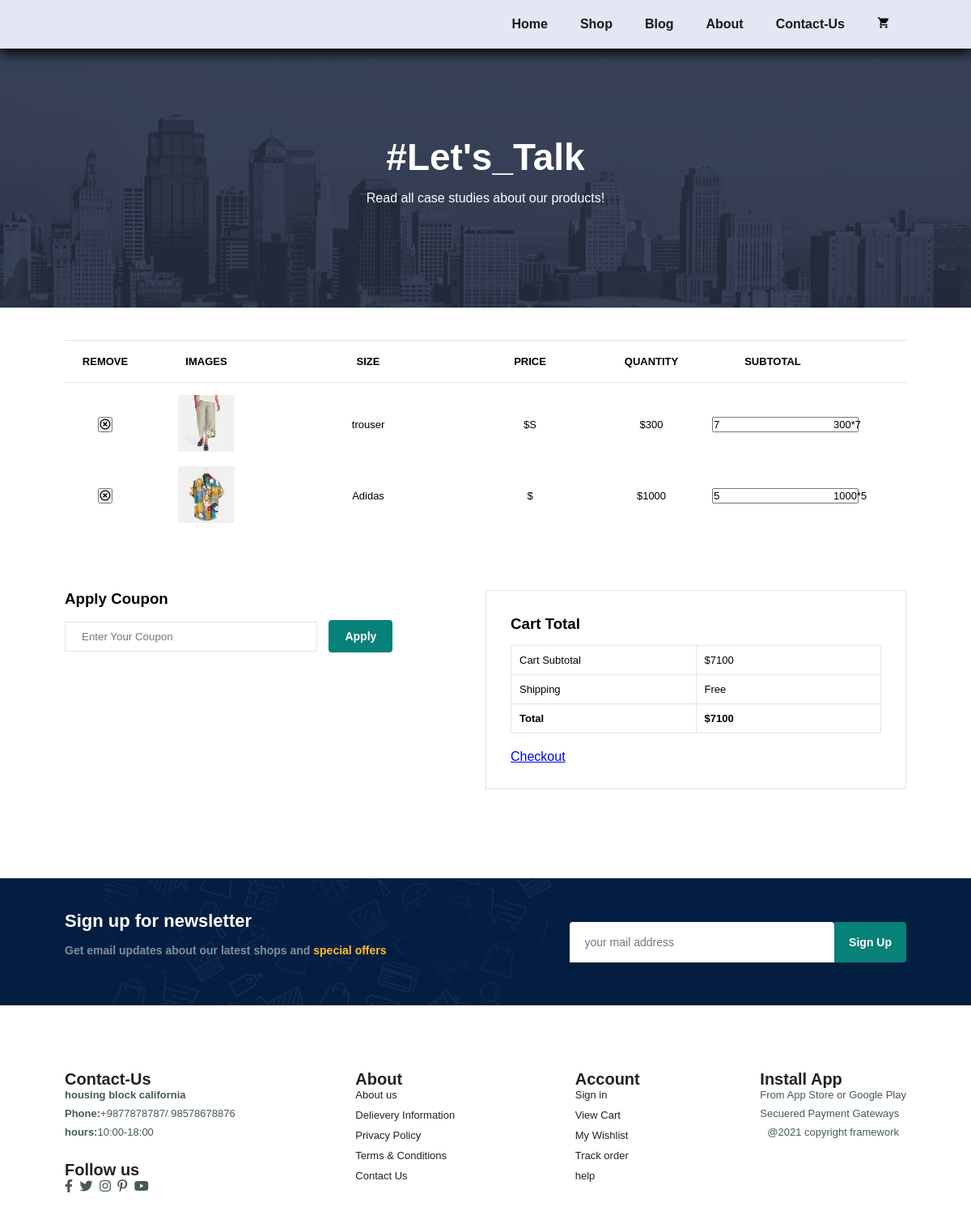
The app's page /cart (signed in) with its own data.
### home/models.py (models this page shows, shortened)
class CartItem(models.Model):
    product = models.ForeignKey(Product, on_delete=models.CASCADE)
    quantity = models.PositiveIntegerField(default=1)
    size=models.CharField(max_length=3,default="s")
    user = models.ForeignKey(User, on_delete=models.CASCADE)

class Product(models.Model):
    GENDER_CHOICES = [
        ('M', 'Male'),
        ('F', 'Female'),
    ]
    id=models.AutoField(primary_key=True)
    product_name = models.CharField(max_length=50)
    desc = models.CharField(max_length=300)
    Category = models.CharField(max_length=300,default="")
    SubCategory = models.CharField(max_length=300,default="")
    price = models.IntegerField(default=0)
    pub_date = models.DateField()
    image = models.ImageField(upload_to='products/images/',default="")
    brand = models.CharField(max_length=50,default="Zara")
    rating=models.IntegerField(default=5)
    gender = models.CharField(max_length=1, choices=GENDER_CHOICES,default="Male")

### home/views.py (the view)
# urls.py: path("cart", views.cart, name='cart'),
def cart(request):
    if request.user.is_anonymous:
        return redirect("/login")
    cart_items = CartItem.objects.filter(user=request.user)
    total = sum(item.product.price * item.quantity for item in cart_items)
    context = {
        'cart_items': cart_items,
        'total': total,
        'active_page': 'cart'
    }
    return render(request, 'cart.html', context)

### templates/cart.html (shortened to what this page needs)
{% extends 'base1.html' %}
{% load static %}
{% block body %}
<section id="page-header" class="about-header">
    <h2>#Let's_Talk</h2>
    <p>Read all case studies about our products!</p>
</section>
<section id="cart" class="section-p1">
    <table width="100%">
        <thead>
            <tr>
                <td>Remove</td>
                <td>Images</td>
                <td>Size</td>
                <td>Price</td>
                <td>Quantity</td>
                <td>Subtotal</td>
            </tr>
        </thead>
        <tbody>
            {% for item in cart_items %}
            <tr>
                 <td>
                    <form action="{% url 'remove_from_cart' item.id %}" method="POST">
                        <button type="submit" class="btn btn-danger btn-lg mx-auto d-block">
                            <i class="far fa-times-circle"></i>
                        </button>
                    </form>
                </td>
                <td><img src="/media/{{ item.product.image }}" alt="{{ item.product.product_name }}"></td>
                <td>{{ item.product.product_name }}</td>
                <td>${{ item.size }}</td>
                <td>${{ item.product.price }}</td>
                <td><input type="number" value="{{ item.quantity }}" readonly></td>
              {%load custom_filters%}
                <td>{{ item.product.price}}*{{item.quantity }}</td>
            </tr>
            {% endfor %}
        </tbody>
    </table>
</section>
<section id="cart-add" class="section-p1">
    <div id="coupon">
        <h3>Apply Coupon</h3>
        <div>
            <input type="text" placeholder="Enter Your Coupon">
            <button class="normal">Apply</button>
        </div>
    </div>
    <div id="subtotal">
        <h3>Cart Total</h3>
        <table>
            <tr>
                <td>Cart Subtotal</td>
                <td>${{ total }}</td>
            </tr>
            <tr>
                <td>Shipping</td>
                <td>Free</td>
            </tr>
            <tr>
                <td><strong>Total</strong></td>
                <td><strong>${{ total }}</strong></td>
            </tr>
        </table>
        <a href="{% url 'Check_out_cart' total %}" class="btn btn-primary normal">Checkout</a>
    </div>
</section>
{% endblock %}

### static/ecom.css (style rules this page uses)
* { margin: 0; padding: 0; box-sizing: border-box; font-family: 'Playfair',sans-serif; }
h2 { font-size: 46px; line-height: 54px; color: #222; }
p { font-size: 16px; color: #465b52; margin: 15px 0 20px 0; }
.section-p1 { padding: 40px 80px; }
button.normal { font-size: 14px; font-weight: 600; padding: 15px 18px; color: black; background-color: #fff; border-radius: 4px; cursor: pointer; border: none; outline: none; transition: 0.2s; }
body { width: 100%; }
#page-header { background-image:url("img/banner/b1.jpg") ; width:100%; height: 40vh; background-size: cover; display: flex; justify-content: center; text-align: center; flex-direction: column; padding: 14px; }
#page-header h2, #page-header p { color:#fff; }
#page-header.about-header { background-image: url("img/about/banner.png"); }
#cart { overflow-x: auto; }
#cart table { width: 100%; border-collapse: collapse; table-layout:fixed ; white-space: nowrap; }
#cart table img { width: 70px; }
#cart table td:nth-child(1) { width: 100px; text-align: center; }
#cart table td:nth-child(2) { width: 150px; text-align: center; }
#cart table td:nth-child(3) { width: 250px; text-align: center; }
#cart table td:nth-child(4), #cart table td:nth-child(5), #cart table td:nth-child(6) { width: 150px; text-align: center; }
#cart table thead { border: 1px solid #e2e9e1; border-left: none; border-right: none; }
#cart table thead td { font-weight: 700; text-transform: uppercase; font-size: 13px; padding: 18px 0; }
#cart table tbody tr td { padding-top: 15px; }
#cart table tbody td { font-size: 13px; }
#cart-add { display: flex; flex-wrap: wrap; justify-content: space-between; }
#coupon { width: 50%; margin-bottom: 30px; }
#coupon h3, #subtotal h3 { padding-bottom: 15px; }
#coupon input { padding: 10px 20px; outline: none; width: 60%; margin-right: 10px; border: 1px solid #e2e9e1; }
#coupon button, #subtotal button { background-color: #088178; color: #fff; padding: 12px 20px; }
#subtotal { width: 50%; margin-bottom: 30px; border: 1px solid #e2e9e1; padding: 30px; }
#subtotal table { border-collapse:collapse ; width: 100%; margin-bottom: 20px; }
#subtotal table td { width: 50%; border:1px solid #e2e9e1 ; padding: 10px; font-size: 13px; }

### records on screen
CartItem: product.image (picture), product.product_name "trouser", size "S", product.price "300", quantity "7"
CartItem: product.image (picture), product.product_name "Adidas", product.price "1000", quantity "5"

### other values on screen
{{ total }} "7100"
